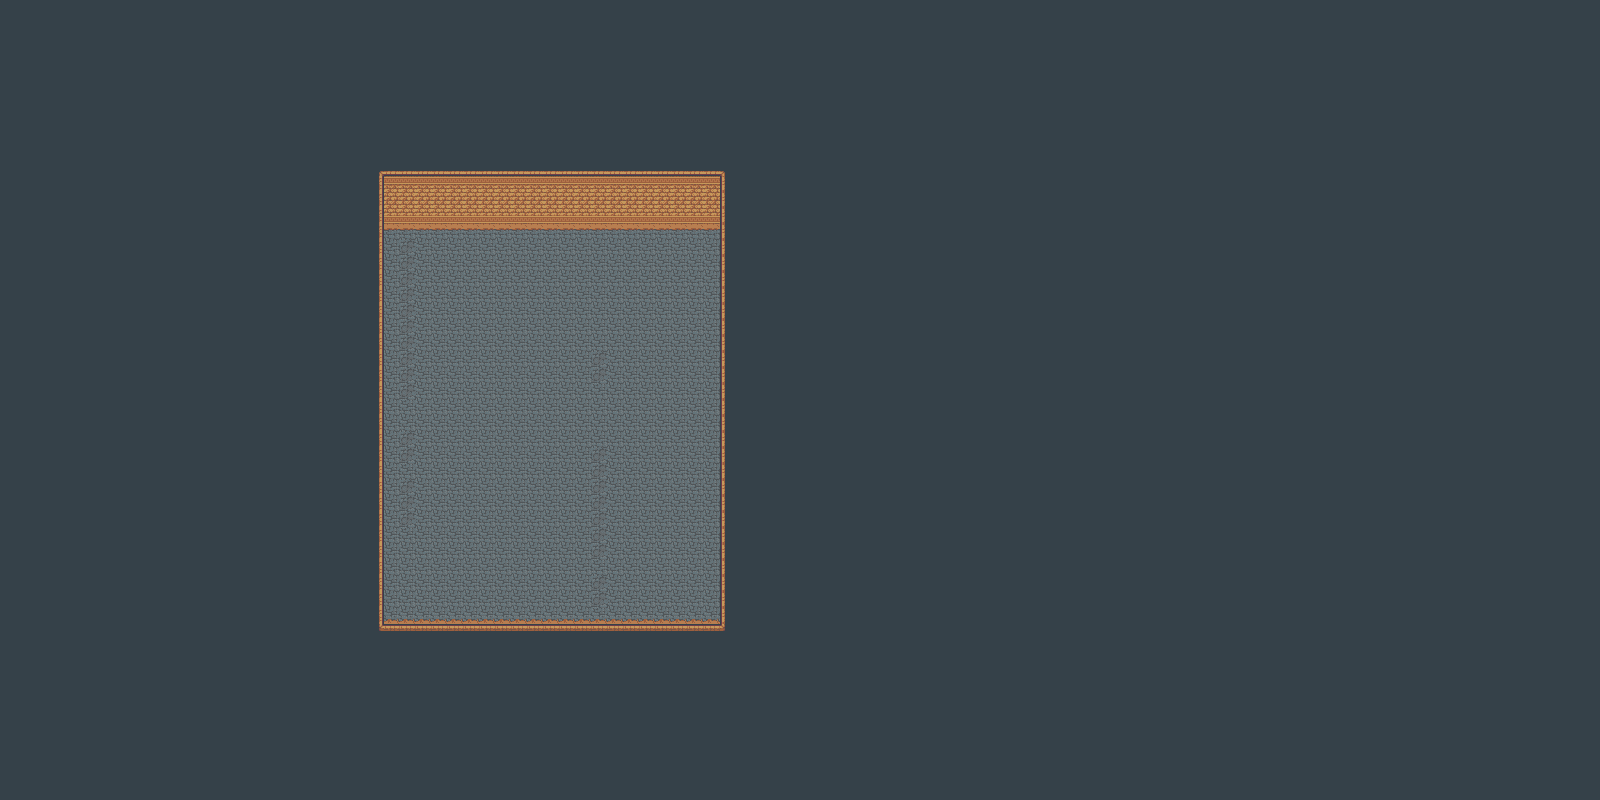

A 2D game scene composited from a Tiled map and its tileset images. What follows is a short description and the map's XML, with each tile layer's data collapsed to a summary:
An orthogonal 100x50 tile map with 16x16 px tiles, 2 tile layers (Background, Foreground), 1 hidden layer not drawn, 5 tilesets and 6 objects (4x BossWaypoint, Door, Boss).

<map version="1.2" tiledversion="1.2.5" orientation="orthogonal" renderorder="right-down" width="100" height="50" tilewidth="16" tileheight="16" infinite="0" nextlayerid="11" nextobjectid="77">
 <tileset firstgid="1" source="dungeon.tsx" />
 <tileset firstgid="1480" source="collision.tsx" />
 <tileset firstgid="1482" source="../objects/monsters.tsx" />
 <tileset firstgid="1566" source="../objects/avatar.tsx" />
 <tileset firstgid="3966" source="../objects/boss.tsx" />
 <layer id="6" name="Background" width="100" height="50">
  <data>[5000 cells, 1944 non-empty, 11 distinct tile ids]</data>
 </layer>
 <layer id="8" name="Foreground" width="100" height="50">
  <data>[5000 cells, 4475 non-empty, 13 distinct tile ids]</data>
 </layer>
 <layer id="7" name="Collision" width="100" height="50" visible="0">
  <data>[5000 cells, 96 non-empty, 1 distinct tile ids]</data>
 </layer>
 <objectgroup id="10" name="Objects">
  <object id="69" name="Door" type="Door" x="528" y="176" width="48" height="48">
   <properties>
    <property name="Direction" value="Down" />
    <property name="Level" value="levels/dungeon.tmx" />
    <property name="TransitionID" type="int" value="2" />
   </properties>
   <ellipse />
  </object>
  <object id="72" name="Boss" type="Boss" x="544" y="404">
   <ellipse />
  </object>
  <object id="73" name="Waypoint" type="BossWaypoint" x="464" y="340">
   <ellipse />
  </object>
  <object id="74" name="Waypoint" type="BossWaypoint" x="636" y="340">
   <ellipse />
  </object>
  <object id="75" name="Waypoint" type="BossWaypoint" x="468" y="504">
   <ellipse />
  </object>
  <object id="76" name="Waypoint" type="BossWaypoint" x="628" y="504">
   <ellipse />
  </object>
 </objectgroup>
</map>
